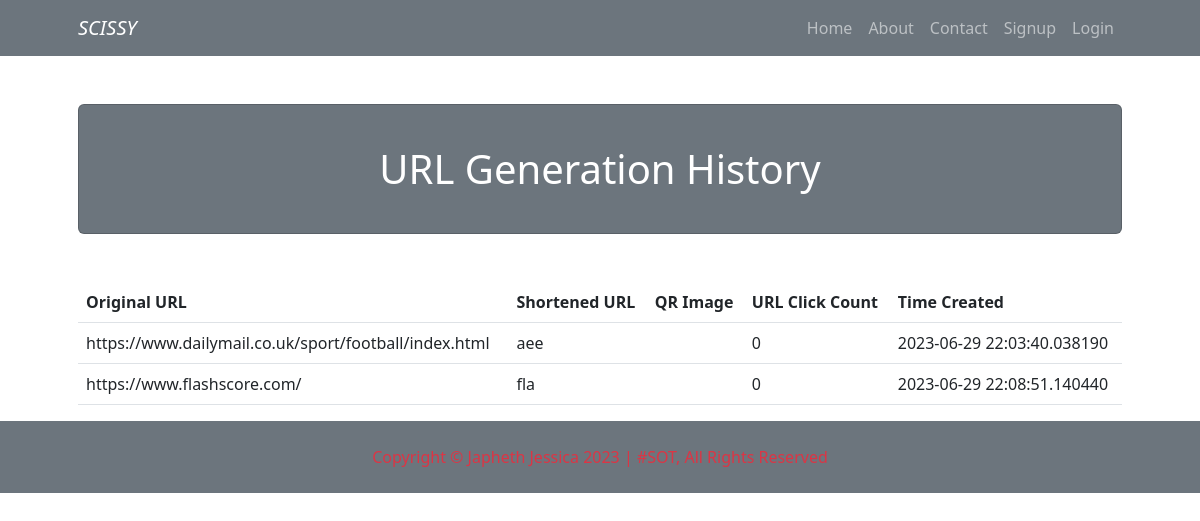
Before: /history with the older database file.
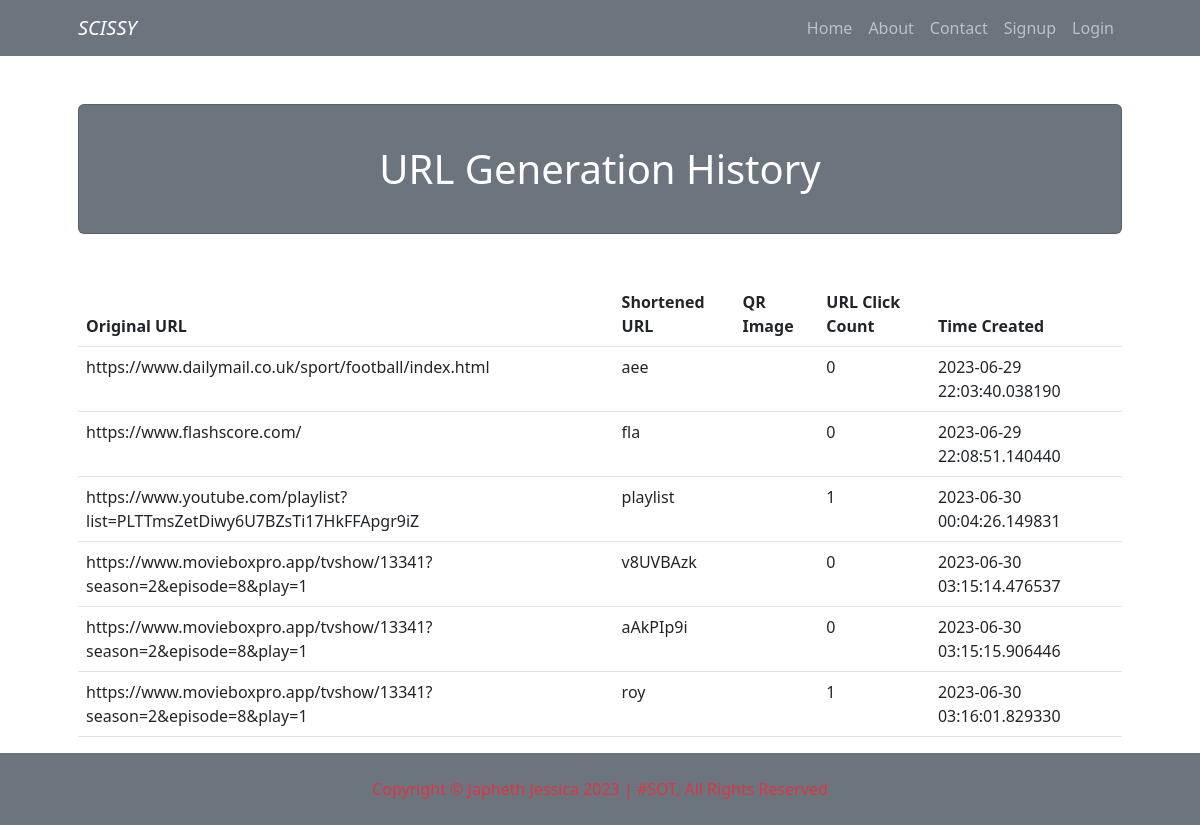
After: the same page with the newer database file.
### app.py (models this page shows, shortened)
class ShortUrls(db.Model):
    __tablename__ = 'shorturls'
    id = db.Column(db.Integer, primary_key=True)
    original_url = db.Column(db.String(2048), nullable=False)
    short_id = db.Column(db.String(16), nullable=False, unique=True)
    click_count = db.Column(db.Integer, default=0)
    created_at = db.Column(db.DateTime, default=datetime.utcnow)
    clicks = db.relationship('Click', backref='url', lazy=True)

### app.py (the view)
@app.route('/history')
def history():
    url_activities = ShortUrls.query.all()
    return render_template('history.html', url_activities=url_activities)

### templates/history.html
{% extends 'base.html' %}
{% block content %}
<div class="container px-4 px-lg-5">
    <div class="card text-white bg-secondary my-5 py-4 text-center">
        <div class="card-body">
            <h1 class="text-white m-0">URL Generation History</h1>
        </div>
    </div>
    <div class="row gx-4 gx-lg-5">
        <div class="col-lg-12">
            <table class="table">
                <thead>
                    <tr>
                        <th scope="col">Original URL</th>
                        <th scope="col">Shortened URL</th>
                        <th scope="col">QR Image</th>
                        <th scope="col">URL Click Count</th>
                        <th scope="col">Time Created</th>
                    </tr>
                </thead>
                <tbody>
                    {% for activity in url_activities %}
                    <tr>
                        <td>{{ activity.original_url }}</td>
                        <td>{{ activity.short_id }}</td>
                        <td>{{ activity.qr_image_data }}</td>
                        <td>{{ activity.click_count }}</td>
                        <td>{{ activity.created_at }}</td>
                    </tr>
                    {% endfor %}
                </tbody>
            </table>
        </div>
    </div>
</div>
{% endblock %}

### templates/base.html (shortened to what this page needs)
<!DOCTYPE html>
<html lang="en">
  <head>
    <link
      rel="stylesheet"
      href="{{ url_for('static', filename='css/styles.css') }}"
    />
  </head>
  <body>
    <nav class="navbar navbar-expand-lg navbar-dark bg-secondary">
      <div class="container px-5">
        <a class="navbar-brand" href="{{url_for('index')}}"><i>SCISSY</i></a>
        <div class="collapse navbar-collapse" id="navbarSupportedContent">
          <ul class="navbar-nav ms-auto text-white mb-2 mb-lg-0 text-white font-size:20px;">
            {% if current_user.is_authenticated %}
            <li class="nav-item">
              <a class="nav-link" href="{{url_for('index')}}">Home</a>
            </li>
            <li class="nav-item">
              <a class="nav-link" href="{{url_for('about')}}">About</a>
            </li>
            <li class="nav-item">
              <a class="nav-link" href="{{url_for('contact')}}">Contact</a>
            </li>
            <li class="nav-item">
              <a class="nav-link" href="{{url_for('logout')}}">Logout</a>
            </li>
            {% else%}
            <li class="nav-item">
              <a class="nav-link" href="{{url_for('index')}}">Home</a>
            </li>
            <li class="nav-item">
              <a class="nav-link" href="{{url_for('about')}}">About</a>
            </li>
            <li class="nav-item">
              <a class="nav-link" href="{{url_for('contact')}}">Contact</a>
            </li>
            <li class="nav-item">
              <a class="nav-link" href="{{url_for('register')}}">Signup</a>
            </li>
            <li class="nav-item">
              <a class="nav-link" href="{{url_for('login')}}">Login</a>
            </li>
            {% endif %}
          </ul>
        </div>
      </div>
    </nav>
    {% block content %} {% endblock content %}
    <footer class="py-4 bg-secondary">
      <div class="container px-4 px-lg-5">
        <p class="m-0 text-center text-danger">
        </p>
      </div>
    </footer>
  </body>
</html>

Changed rows visible on the page:
added ShortUrls: original_url "https://www.youtube.com/playlist?list=PLTTmsZetDiwy6U7BZsTi17HkFFApgr9iZ", short_id "playlist", click_count "1", created_at "2023-06-30 00:04:26.149831"
added ShortUrls: original_url "https://www.movieboxpro.app/tvshow/13341?season=2&episode=8&play=1", short_id "v8UVBAzk", click_count "0", created_at "2023-06-30 03:15:14.476537"
added ShortUrls: original_url "https://www.movieboxpro.app/tvshow/13341?season=2&episode=8&play=1", short_id "aAkPIp9i", click_count "0", created_at "2023-06-30 03:15:15.906446"
added ShortUrls: original_url "https://www.movieboxpro.app/tvshow/13341?season=2&episode=8&play=1", short_id "roy", click_count "1", created_at "2023-06-30 03:16:01.829330"
